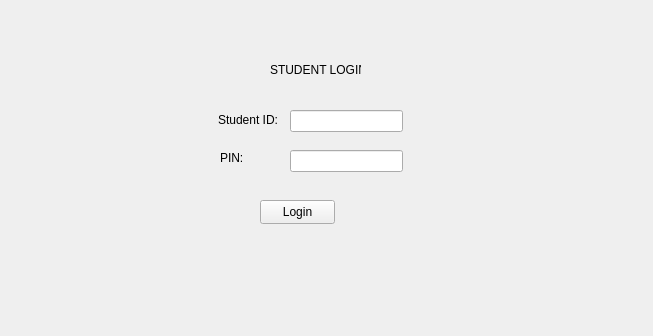
<?xml version="1.0" encoding="UTF-8"?>
<ui version="4.0">
 <class>studentloginwindow</class>
 <widget class="QWidget" name="studentloginwindow">
  <property name="geometry">
   <rect>
    <x>0</x>
    <y>0</y>
    <width>653</width>
    <height>336</height>
   </rect>
  </property>
  <property name="windowTitle">
   <string>Form</string>
  </property>
  <widget class="QLineEdit" name="studentIdInput">
   <property name="geometry">
    <rect>
     <x>290</x>
     <y>110</y>
     <width>113</width>
     <height>22</height>
    </rect>
   </property>
   <property name="text">
    <string/>
   </property>
  </widget>
  <widget class="QLabel" name="IDplaceholder">
   <property name="geometry">
    <rect>
     <x>218</x>
     <y>110</y>
     <width>61</width>
     <height>20</height>
    </rect>
   </property>
   <property name="text">
    <string>Student ID:</string>
   </property>
  </widget>
  <widget class="QLabel" name="PINplaceholder">
   <property name="geometry">
    <rect>
     <x>220</x>
     <y>150</y>
     <width>49</width>
     <height>16</height>
    </rect>
   </property>
   <property name="text">
    <string>PIN:</string>
   </property>
  </widget>
  <widget class="QLineEdit" name="pinInput">
   <property name="geometry">
    <rect>
     <x>290</x>
     <y>150</y>
     <width>113</width>
     <height>22</height>
    </rect>
   </property>
  </widget>
  <widget class="QPushButton" name="pushButton">
   <property name="geometry">
    <rect>
     <x>260</x>
     <y>200</y>
     <width>75</width>
     <height>24</height>
    </rect>
   </property>
   <property name="text">
    <string>Login</string>
   </property>
  </widget>
  <widget class="QLabel" name="statusLabel">
   <property name="geometry">
    <rect>
     <x>270</x>
     <y>60</y>
     <width>91</width>
     <height>20</height>
    </rect>
   </property>
   <property name="text">
    <string>STUDENT LOGIN</string>
   </property>
  </widget>
 </widget>
 <resources/>
 <connections/>
</ui>
